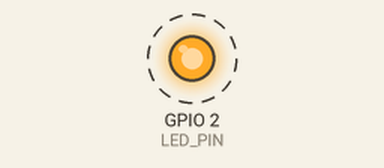
A sketch run on a simulated ESP32. Parts: output pins drawn as LEDs (lit = HIGH). Dashed ring = blinking. What the sketch prints to the serial monitor is not drawn.

Above: at 0.7 s.
Timing chart, 0 to 3.5 s (numbered marks = the images above):
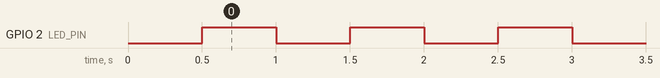

The sketch:

t1_blink.ino
```cpp
/*
 * TEST 1 — Is the board alive and can I flash it?
 *
 * Proves: USB cable carries data, driver installed, board type correct,
 *         upload works. Nothing is wired yet. Do this FIRST.
 *
 * Expect: the small blue LED on the board blinks once a second, and the
 *         Serial Monitor (115200 baud) counts upward.
 *
 * If upload fails with "Failed to connect": hold the BOOT button while it
 * says "Connecting........", release when it starts writing.
 */

#define LED_PIN 2   // built-in LED on most ESP32 DevKit boards

int count = 0;

void setup() {
  Serial.begin(115200);
  delay(500);
  pinMode(LED_PIN, OUTPUT);
  Serial.println();
  Serial.println("TEST 1: blink");
  Serial.println("If you can read this, the board and cable are fine.");
}

void loop() {
  digitalWrite(LED_PIN, HIGH);
  delay(500);
  digitalWrite(LED_PIN, LOW);
  delay(500);
  Serial.printf("alive %d\n", ++count);
}
```

Measured:
- by itself, GPIO 2 (LED_PIN): alternates HIGH for 0.50 s and LOW for 0.50 s
